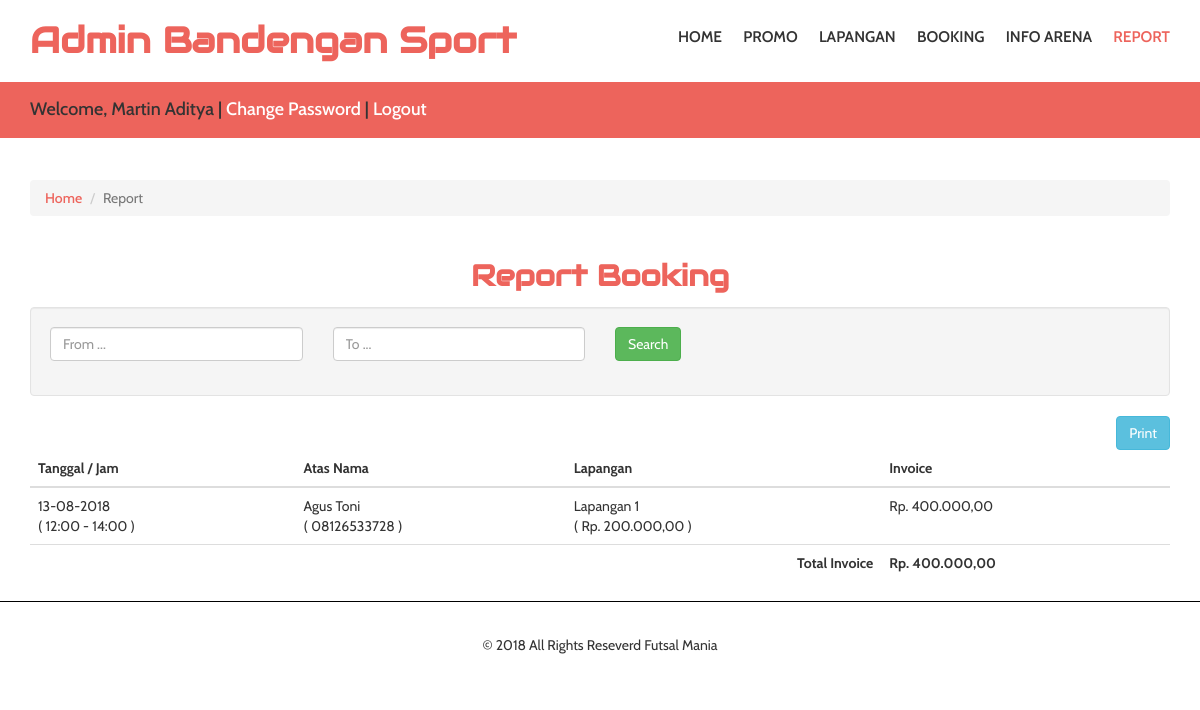
Screenshot of /admin/index.php?menu=report (signed in) with the database file from the repository.
### tables this page shows
CREATE TABLE `t_booking` (
  `id_booking` int(11) NOT NULL AUTO_INCREMENT,
  `tanggal_create` datetime NOT NULL,
  `id_lapangan` int(11) NOT NULL,
  `id_customer` int(11) NOT NULL,
  `tanggal_booking` datetime NOT NULL,
  `durasi` int(11) NOT NULL,
  `status` int(11) NOT NULL DEFAULT '0',
  PRIMARY KEY (`id_booking`)
);

CREATE TABLE `t_lapangan` (
  `id_lapangan` int(11) NOT NULL AUTO_INCREMENT,
  `nama` varchar(50) NOT NULL,
  `id_arena` int(11) NOT NULL,
  `harga` int(11) NOT NULL,
  `foto` varchar(100) NOT NULL,
  `deskripsi` text NOT NULL,
  `status` int(11) NOT NULL,
  PRIMARY KEY (`id_lapangan`)
);

### admin/class/connection.php (called while the page is built, shortened)
<?php
class connection{
	private $host="localhost";
	private $user="root";
	private $pass="";
	private $database="futsal";
      private $con;
      public function __construct(){
		$this->con= new mysqli($this->host, $this->user, $this->pass, $this->database);
	}
	public function executeQuery($query){
		$result=$this->con->query($query);
		return $result;
	}
	public function totalRows($query){
		$result=$this->con->query($query);
		if($result == null){
			return mysqli_affected_rows($this->con);
		}
		else{
			return mysqli_num_rows($result);
		}
	}
	public function getRowsPaging($query, $page, $limit, &$paging, $link){
		$data = array();
		$criteria = "";
		if($page != "" && $limit != ""){
			$mulai = ($page>1) ? ($page * $limit) - $limit : 0;
			$criteria =  " LIMIT ".($mulai).", ".$limit;
		}
		$result=$this->executeQuery($query.$criteria);
		if($result){
			while($rows = $result->fetch_assoc()){
				$data[] = $rows;
			}
		}
		$totalRows = $this->totalRows($query);
		return $data;
	}
	public function createPaging($total_data, $get_halaman, $max_halaman = 5, $link){
		$jumlah_paging = ceil($total_data / $max_halaman);
		$page = isset($get_halaman) ? (int)$get_halaman : 1;
		$paging = "";
		return $paging;
	}
}
?>

### admin/pages/report.php (the view, shortened to what this page needs)
<div class="container">
	<ol class="breadcrumb">
		<li><a href="index.php">Home</a></li>
		<li class="active">Report</li>
	</ol>
</div>
<div class="contact">
	<div class="container">
		 <div class="contact-grids">
			<center><h2>Report Booking</h2></center>
				<div class="well">
					<form method="get">
						<div class="row">
							<div class="form-group col-md-3">
								<input class="form-control" name="tgl_awal" id="tgl_awal" value="<?= $s_tgl_awal ?>" type="" placeholder="From ..." />
							</div>
							<div class="form-group col-md-3">
								<input class="form-control" name="tgl_akhir" id="tgl_akhir" value="<?= $s_tgl_akhir ?>" type="" placeholder="To ..." />
							</div>
							<div class="col-md-3">
								<button class="btn btn-success" type="submit" value="search" name="search">Search</button>
							</div>
						</div>
					</form>
				</div>
				<button class="btn btn-info pull-right" onclick="window.print();">Print</button>
				<table class="table table-responsive" style="width:100%;">
					<thead>
					  <tr>
						<th scope="col">Tanggal / Jam</th>
						<th scope="col">Atas Nama</th>
						<th scope="col">Lapangan</th>
						<th scope="col">Invoice</th>
					  </tr>
					</thead>
					<tbody>
						<?php
						$total_invoice = 0;
						for($i=0;$i<count($data);$i++){
							$invoice = intval($data[$i]['harga_lapangan']) * intval($data[$i]['durasi']);
							$total_invoice += $invoice;
						?>
						<tr>
							<td><?= $data[$i]['tanggal_main'] ?> <br/>
							( <?= $data[$i]['jam_main']." - ".$data[$i]['jam_selesai'] ?> )</td>
							<td><?= $data[$i]['nama_customer'] != '' ? $data[$i]['nama_customer'] : '' ?>
								<br/>
								( <?= $data[$i]['telp'] != '' ? $data[$i]['telp'] : 'Bukan Member' ?> )</td>
							<td><?= $data[$i]['nama_lapangan'] ?> <br/> ( Rp. <?= number_format($data[$i]['harga_lapangan'],2,',','.') ?> )</td>
							<td>Rp. <?= number_format($invoice,2,',','.') ?></td>
						</tr>
						<?php } ?>
						<tr>
							<th colspan="<?= $_SESSION['role'] == '1' ? 4 : 3 ?>" style="text-align:right;">Total Invoice</th>
							<th>Rp. <?= number_format($total_invoice,2,',','.') ?></th>
						</tr>
					</tbody>
				</table>
		</div>
	</div>
</div>

### css/style.css (style rules this page uses)
body { margin:0; font-family: 'Cabin', sans-serif; }
body a { transition: 0.5s all ease; -webkit-transition: 0.5s all ease; -moz-transition: 0.5s all ease; -o-transition: 0.5s all ease; -ms-transition: 0.5s all ease; }
h1,h2,h3,h4,h5,h6 { margin:0; }
ol.breadcrumb { margin-top:3em; margin-bottom:0; }
ol.breadcrumb li a { color:#ed645c; font-weight:500; }
.contact-grids h2 { color: #ed645c; font-weight: 600; margin-bottom: 0.5em; font-size: 2.1em; margin-top: 1.5em; font-family: 'Audiowide', cursive; }

### rows the page displays
t_booking: tanggal_main "13-08-2018", jam_main "12:00", jam_selesai "14:00", nama_customer "Agus Toni", telp "08126533728", id_lapangan.nama "Lapangan 1", id_lapangan.harga "200.000,00", invoice "400.000,00"

### other values shown
$_SESSION['nama_arena'] "Bandengan Sport"
$_SESSION['nama'] "Martin Aditya"
$total_invoice "400.000,00"
